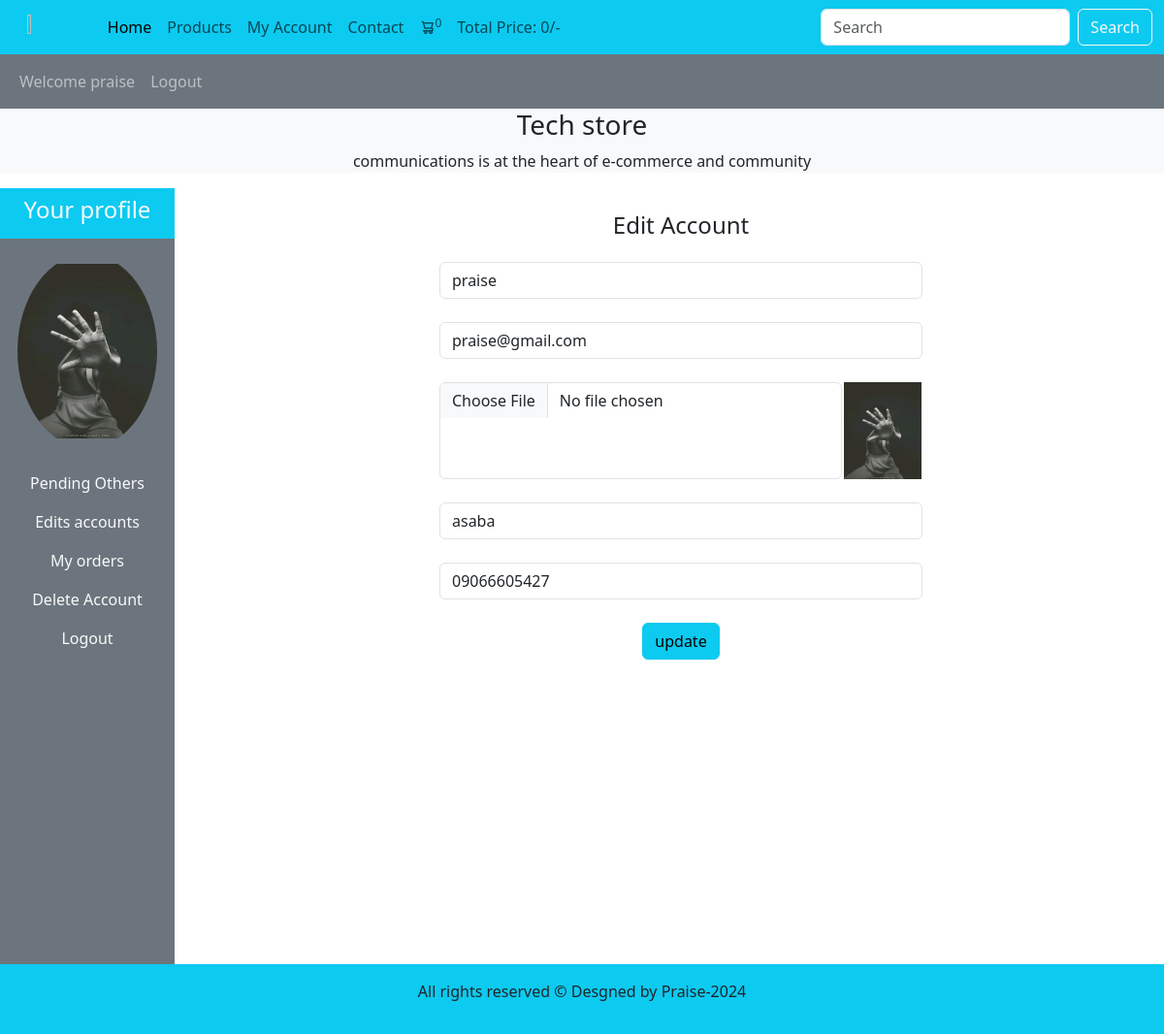
/user_area/profile.php?edit_account (signed in), run on the app's committed database.
### tables this page shows
CREATE TABLE `user_table` (
  `user_id` int(11) NOT NULL,
  `username` varchar(100) NOT NULL,
  `user_email` varchar(100) NOT NULL,
  `user_password` varchar(255) NOT NULL,
  `user_image` varchar(255) NOT NULL,
  `user_ip` varchar(255) NOT NULL,
  `user_address` varchar(255) NOT NULL,
  `user_mobile` varchar(15) NOT NULL
);

### user_area/edit_account.php (the view, shortened to what this page needs)
<?php
if(isset($_GET['edit_account'])){
    $user_session_name=$_SESSION['username'];
    $select_query="SELECT * FROM user_table WHERE username='$user_session_name'";
    $result_query=mysqli_query($con, $select_query);
    $row_fetch=mysqli_fetch_assoc($result_query);
    $username= $row_fetch['username'];
    $user_email= $row_fetch['user_email'];
    $user_address= $row_fetch['user_address'];
    $user_mobile= $row_fetch['user_mobile'];
}
?>
<!doctype html>
<html lang="en">
  <head>
    <link rel="stylesheet" href="../style/style.css" class="logo">
    <link href="https://cdn.jsdelivr.net/npm/bootstrap@5.3.3/dist/css/bootstrap.min.css" rel="stylesheet">
    <link rel="stylesheet" href="https://unicons.iconscout.com/release/v4.0.8/css/line.css">
  </head>
  <body>
        <h4 class="text-center text_success my-4">Edit Account</h4>
        <form action="" method="post" enctype="multipart/form-data" class="text-center">
            <div class="form_outline mb-4">
                <input type="text" class="form-control w-50 m-auto" name="username" value="<?php echo $username ?>">
            </div>
            <div class="form_outline mb-4">
                <input type="email" class="form-control w-50 m-auto" name="user_email" value="<?php echo $user_email ?>">
            </div>
            <div class="form_outline mb-4 d-flex w-50 m-auto">
                <input type="file" class="form-control" name="user_img">
                <img src="./user_images/<?php echo $user_img ?>" alt="" class='edit_img' name="user_img">
            </div>
            <div class="form_outline mb-4">
                <input type="text" class="form-control w-50 m-auto" name="user_address" value="<?php echo $user_address ?>">
            </div>
            <div class="form_outline mb-4">
                <input type="text" class="form-control w-50 m-auto" name="user_mobile" value="<?php echo $user_mobile ?>">
            </div>
            <input type="submit" class="btn btn-info m-auto" name="user_update" value="update">
        </form>
    </div>
  </body>
</html>

### user_area/profile.php (shortened to what this page needs)
<?php
include('../functions/common_function.php');
?>
<!doctype html>
<html lang="en">
  <head>
    <link rel="stylesheet" href="../style/style.css" class="logo">
    <link href="https://cdn.jsdelivr.net/npm/bootstrap@5.3.3/dist/css/bootstrap.min.css" rel="stylesheet">
    <link rel="stylesheet" href="https://unicons.iconscout.com/release/v4.0.8/css/line.css">
  </head>
  <body>
    <div class="container-fluid p-0">
        <nav class="navbar navbar-expand-lg bg-info">
            <div class="container-fluid">
                <img src="../assest/logo1.png"  alt="" class="logo mx-3">
                <div class="collapse navbar-collapse" id="navbarSupportedContent">
                <ul class="navbar-nav me-auto mb-2 mb-lg-0">
                    <li class="nav-item">
                    <a class="nav-link active" aria-current="page" href="../index.php">Home</a>
                    </li>
                    <li class="nav-item">
                    <a class="nav-link" href="../display_all.php">Products</a>
                    </li>
                    <li class="nav-item">
                    <?php
                        if(!isset($_SESSION['username'])){
                            echo"<a class='nav-link' href='./user_registration.php'>Register</a>";
                        }else{
                            echo"<a class='nav-link' href='./profile.php'>My Account</a>";
                        }
                        ?>
                    </li>
                    <li class="nav-item">
                    <a class="nav-link" href="#">Contact</a>
                    </li>
                    <li class="nav-item">
                    <a class="nav-link" href="../cart.php"><i class="uil uil-shopping-cart-alt"></i><sup><?php cart_item(); ?></sup></a>
                    </li>
                    <li class="nav-item">
                    <a class="nav-link" href="#">Total Price: <?php total_cart_price(); ?>/-</a>
                    </li>
                </ul>
                <form class="d-flex" role="search" action="../search_product.php" method="get">
                    <input class="form-control me-2" type="Search" placeholder="Search" aria-label="Search" name="search_data">
                    <input type="submit" value="Search" class="btn btn-outline-light" name="search_data_product">
                </form>
                </div>
            </div>
        </nav>
        <nav class="navbar navbar-expand-lg bg-secondary navbar-dark">
            <div class="container-fluid">
                <ul class="navbar-nav me-auto">
                    <li class="nav-item">
                        <?php
                        if(!isset($_SESSION['username'])){
                            echo"<a class='nav-link' href='#'>Welcome Guest</a>";
                        }else{
                            echo"<a class='nav-link' href='#'>Welcome ".$_SESSION['username']. "</a>";
                        }
                        ?>
                    </li>
                    <li class="nav-item"><?php
                        if(!isset($_SESSION['username'])){
                            echo"<a class='nav-link' href='./user_area/user_login.php'>Login</a>";
                        } else{
                            echo"<a class='nav-link' href='../user_logout.php'>Logout</a>";
                        }
                        ?>
                    </li>
                </ul>
            </div>
        </nav>
        <div class="bg-light">
            <h3 class="text-center">Tech store</h3>
            <p class="text-center">communications is at the heart of e-commerce and community</p>
        </div>
        <div class="row">
            <div class="col-md-2">
                <ul class="navbar-nav bg-secondary text-center p-0" style="height: 100vh;">
                    <li class="nav-item bg-info">
                        <a class="nav-link text-light" href="#"><h4>Your profile</h4></a>
                    </li>
                    <?php
                    $user_username=$_SESSION['username'];
                    $user_image="SELECT * FROM user_table WHERE username ='$user_username'";
                    $result_img = mysqli_query($con, $user_image);
                    $row_img = mysqli_fetch_assoc($result_img);
                    $user_img = $row_img['user_image'];
                    echo "<li class='nav-item my-3'>
                    <img src='./user_images/$user_img' alt='profile_img' class='Profile_img'>
                </li>";
                    ?>
                    <li class="nav-item">
                    <a class="nav-link text-light" href="profile.php">Pending Others</a>
                    </li>
                    <li class="nav-item">
                    <a class="nav-link text-light" href="profile.php?edit_account">Edits accounts</a>
                    </li>
                    <li class="nav-item">
                    <a class="nav-link text-light" href="profile.php?user_orders">My orders</a>
                    </li>
                    <li class="nav-item">
                    <a class="nav-link text-light" href="profile.php?delete_account">Delete Account</a>
                    </li>
                    <li class="nav-item">
                    <a class="nav-link text-light" href="../user_logout.php">Logout</a>
                    </li>
                </ul>
            </div>
            <div class="col-md-10 text-center">
            <?php
            if(isset($_GET['edit_account'])){
                include ('./edit_account.php');
            }
            ?>
            <?php
include('../includes/footer.php');
?>
  </body>
</html>

### style/style.css (style rules this page uses)
img.logo { width: 5%; height: 5%; }

### user_area/profile.php (style rules this page uses)
body { overflow-x: hidden; }
img.Profile_img { width: 80%; height: 200px; object-fit: contain; margin: auto; display: block; border-radius: 50%; }
img.edit_img { width: 100px; height: 100px; object-fit: contain; }

### user_area/edit_account.php (style rules this page uses)
body { overflow-x: hidden; }

### data on the page
user_table: user_image (picture), username "praise", user_email "praise@gmail.com", user_address "asaba", user_mobile "09066605427"

### other printed values
$count_cart_items "0"
$formattedTotal "0"
$_SESSION['username'] "praise"
